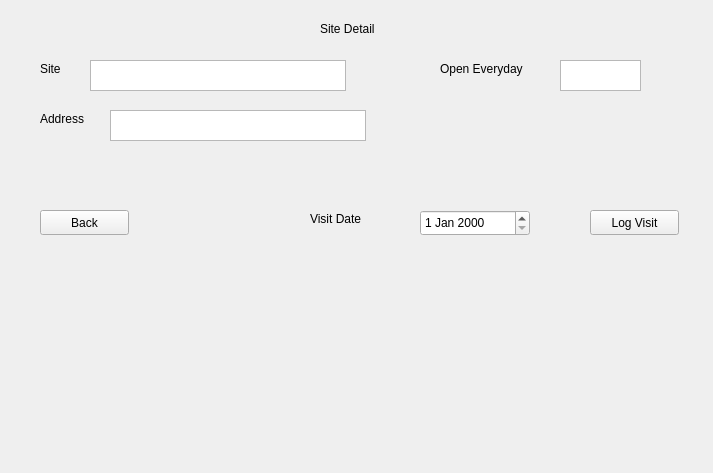
<?xml version="1.0" encoding="UTF-8"?>
<ui version="4.0">
 <class>Form</class>
 <widget class="QWidget" name="Form">
  <property name="geometry">
   <rect>
    <x>0</x>
    <y>0</y>
    <width>713</width>
    <height>473</height>
   </rect>
  </property>
  <property name="windowTitle">
   <string>Form</string>
  </property>
  <widget class="QLabel" name="label">
   <property name="geometry">
    <rect>
     <x>320</x>
     <y>20</y>
     <width>101</width>
     <height>17</height>
    </rect>
   </property>
   <property name="text">
    <string>Site Detail</string>
   </property>
  </widget>
  <widget class="QLabel" name="label_2">
   <property name="geometry">
    <rect>
     <x>40</x>
     <y>60</y>
     <width>67</width>
     <height>17</height>
    </rect>
   </property>
   <property name="text">
    <string>Site</string>
   </property>
  </widget>
  <widget class="QTextBrowser" name="textBrowser">
   <property name="geometry">
    <rect>
     <x>90</x>
     <y>60</y>
     <width>256</width>
     <height>31</height>
    </rect>
   </property>
  </widget>
  <widget class="QTextBrowser" name="textBrowser_2">
   <property name="geometry">
    <rect>
     <x>560</x>
     <y>60</y>
     <width>81</width>
     <height>31</height>
    </rect>
   </property>
  </widget>
  <widget class="QLabel" name="label_3">
   <property name="geometry">
    <rect>
     <x>440</x>
     <y>60</y>
     <width>111</width>
     <height>17</height>
    </rect>
   </property>
   <property name="text">
    <string>Open Everyday</string>
   </property>
  </widget>
  <widget class="QTextBrowser" name="textBrowser_3">
   <property name="geometry">
    <rect>
     <x>110</x>
     <y>110</y>
     <width>256</width>
     <height>31</height>
    </rect>
   </property>
  </widget>
  <widget class="QLabel" name="label_4">
   <property name="geometry">
    <rect>
     <x>40</x>
     <y>110</y>
     <width>67</width>
     <height>17</height>
    </rect>
   </property>
   <property name="text">
    <string>Address</string>
   </property>
  </widget>
  <widget class="QPushButton" name="pushButton">
   <property name="geometry">
    <rect>
     <x>40</x>
     <y>210</y>
     <width>89</width>
     <height>25</height>
    </rect>
   </property>
   <property name="text">
    <string>Back</string>
   </property>
  </widget>
  <widget class="QDateEdit" name="dateEdit">
   <property name="geometry">
    <rect>
     <x>420</x>
     <y>210</y>
     <width>110</width>
     <height>26</height>
    </rect>
   </property>
  </widget>
  <widget class="QLabel" name="label_5">
   <property name="geometry">
    <rect>
     <x>310</x>
     <y>210</y>
     <width>91</width>
     <height>17</height>
    </rect>
   </property>
   <property name="text">
    <string>Visit Date</string>
   </property>
  </widget>
  <widget class="QPushButton" name="pushButton_2">
   <property name="geometry">
    <rect>
     <x>590</x>
     <y>210</y>
     <width>89</width>
     <height>25</height>
    </rect>
   </property>
   <property name="text">
    <string>Log Visit</string>
   </property>
  </widget>
 </widget>
 <resources/>
 <connections/>
</ui>
